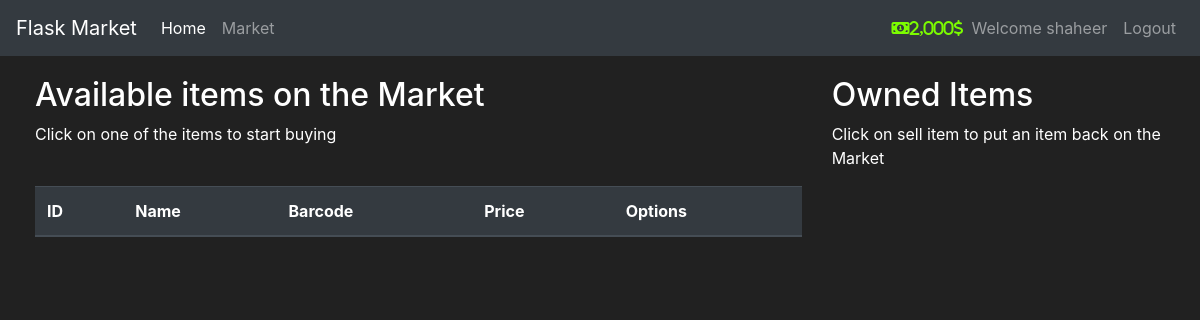
/market (signed in), run on an earlier commit of the app's database.
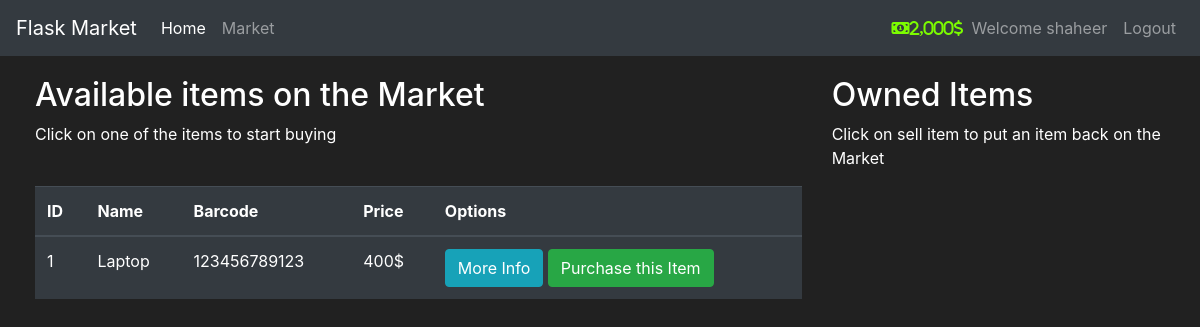
And on a later commit of the database.
### market/models.py (models this page shows, shortened)
class User(db.Model,UserMixin):
      id= db.Column(db.Integer(),primary_key = True)
      username = db.Column(db.String(length=12),nullable = False,unique = True)
      email = db.Column(db.String(length=20),nullable = False,unique = True)
      password_hash = db.Column(db.String(length=60),nullable = False) # flask limits hashed password to have max 60 characters
      budget = db.Column(db.Integer(),nullable =False,default = 2000)
      items = db.relationship('Item',backref = 'owned_user',lazy = True)
      @property
      def password(self):
            return self.password
      @property
      def prettier_budget(self):
            if len(str(self.budget))>=4:
                  return f'{str(self.budget)[:-3]},{str(self.budget)[-3:]}$'
            else:
                  return f'{self.budget}$'
      @password.setter
      def password(self,plain_text_password):
            self.password_hash = bcrypt.generate_password_hash(plain_text_password).decode('utf-8')

class Item(db.Model):
      id = db.Column(db.Integer(),primary_key = True)
      name = db.Column(db.String(length=30),nullable=False) # name <= 30 characters & not null
      price = db.Column(db.Integer(),nullable=False)
      barcode = db.Column(db.String(length=12),nullable = False,unique = True)
      description = db.Column(db.String(length=100),nullable=False)
      owner = db.Column(db.Integer(),db.ForeignKey('user.id'))

### market/routes.py (the view)
@app.route('/market')
@login_required
def market_page():
    purchase_form = PurchaseItemForm()
    items = Item.query.all()
    return render_template('market.html',items = items,purchase_form=purchase_form)

### market/models.py (called while the page is built)
@login_manager.user_loader
def load_user(user_id):
    return User.query.get(int(user_id))

### market/templates/market.html (shortened to what this page needs)
{% extends 'base.html' %}
{% block content %}
<div class="row" style="margin-top:20px; margin-left:20px">
    <div class="col-8">
       <h2>Available items on the Market</h2>
       <p>Click on one of the items to start buying</p>
       <br>
      <table class="table table-hover table-dark">
         <thead>
            <tr>
               <th scope="col">ID</th>
               <th scope="col">Name</th>
               <th scope="col">Barcode</th>
               <th scope="col">Price</th>
               <th scope="col">Options</th>
            </tr>
         </thead>
         <tbody>
            {% if items %}
            {% for item in items %}
            <tr>
               <td>{{ item.id }}</td>
               <td>{{ item.name }}</td>
               <td>{{ item.barcode }}</td>
               <td>{{ item.price }}$</td>
               <td>
                  <button class="btn btn-outline btn-info" data-toggle="modal" data-target="#Modal-MoreInfo-{{ item.id }}">More Info</button>
                  <button class="btn btn-outline btn-success" data-toggle="modal" data-target="#Modal-PurchaseConfirm-{{ item.id }}">Purchase this Item</button>
               </td>
            </tr>
            {% endfor %}
            {% endif %}
         </tbody>
      </table>
   </div>
   <div class="col-4">
        <h2>Owned Items</h2>
        <p>Click on sell item to put an item back on the Market</p>
        <br>
   </div>
</div>
{% endblock %}

### market/templates/base.html (shortened to what this page needs)
<!doctype html>
<html lang="en">
<head>
  <link rel="stylesheet" href="https://cdn.jsdelivr.net/npm/bootstrap@4.5.3/dist/css/bootstrap.min.css"
>
</head>
<body>
  <nav class="navbar navbar-expand-md navbar-dark bg-dark">
    <a class="navbar-brand" href="#">Flask Market</a>
    <div class="collapse navbar-collapse" id="navbarNav">
      <ul class="navbar-nav mr-auto">
        <li class="nav-item active">
          <a class="nav-link" href="{{ url_for('home_page') }}">Home <span class="sr-only">(current)</span></a>
        </li>
        <li class="nav-item">
          <a class="nav-link" href="{{ url_for('market_page') }}">Market</a>
        </li>
      </ul>
      {% if current_user.is_authenticated %}
      <ul class="navbar-nav">
        <li class="nav-item">
          <a style="color: lawngreen;font-weight: bold;" class="nav-item">
            <i class="fa fa-money">{{current_user.prettier_budget}}</i>
          </a>
        </li>
      </ul>
      <ul class="navbar-nav">
        <li class="nav-item">
          <a class="nav-link">Welcome {{current_user.username}}</a>
        </li>
      </ul>
      <ul class="navbar-nav">
        <li class="nav-item">
          <a class="nav-link" href="{{url_for('logout_page')}}">Logout</a>
        </li>
      </ul>
      {% endif %}
    </div>
  </nav>
  {% block content %}
  {% endblock %}
</body>
</html>

### market/templates/base.html (style rules this page uses)
body { background-color: #212121; color: white }

What changed in the data, as far as the page shows it:
added Item: id "1", name "Laptop", barcode "123456789123", price "400"
